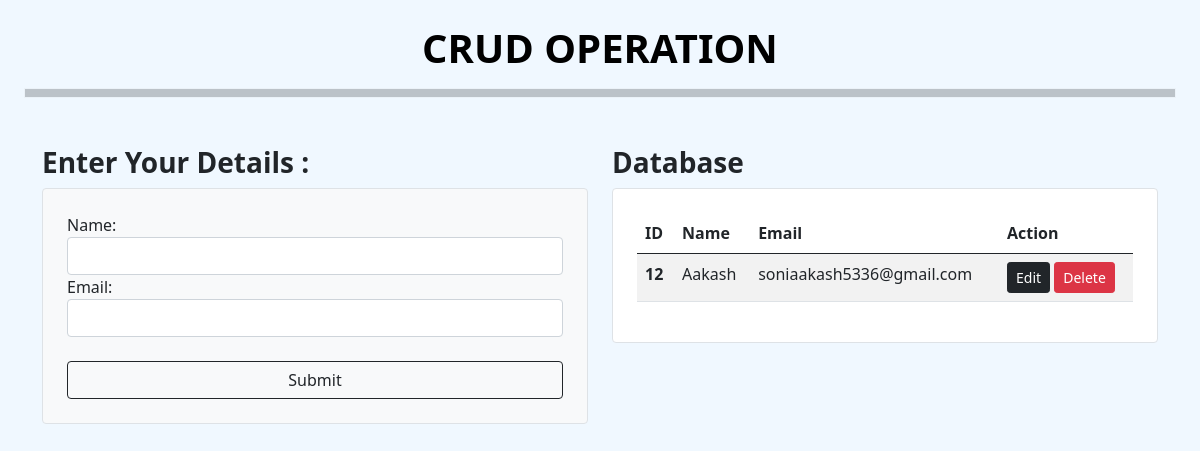
The app's page /, older data.
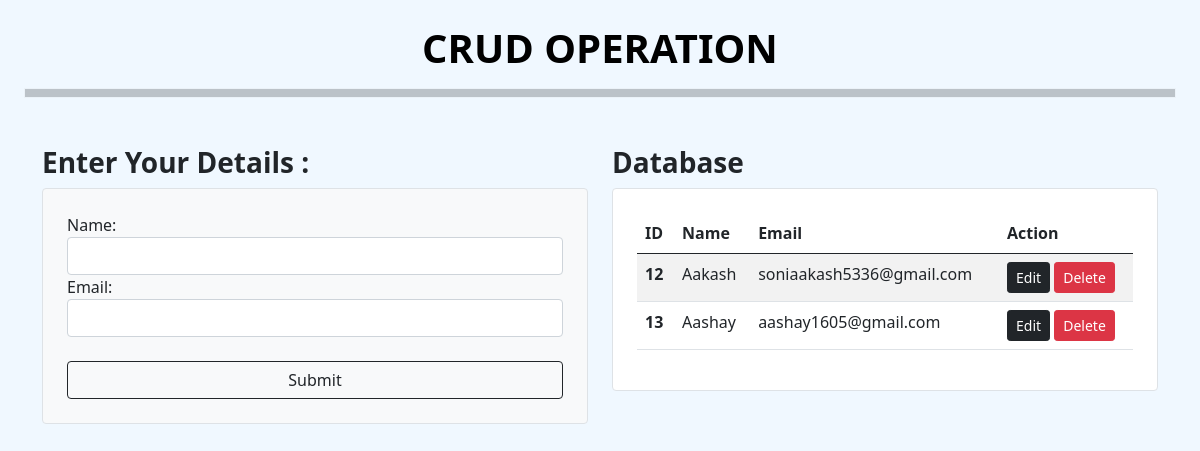
The same page, newer data.
### core/models.py (models this page shows)
class Crud(models.Model):
    name=models.CharField(max_length=60)
    Email=models.EmailField(max_length=70)

### core/views.py (the view)
# urls.py: path('',views.base,name='base'),
def base(request):
    if request.method == 'POST':
        crud=Crudform(request.POST)
        if crud.is_valid():
            crud.save()
            messages.success(request, "Record added successfully!")
        return redirect('base')
    else:
        crud=Crudform()
        cd=Crud.objects.all()
        return render (request,'core/base.html',{'crud':crud,'cd':cd})

### core/forms.py
class Crudform(forms.ModelForm):
    class Meta:
        model=Crud
        fields='__all__'
        widgets={
            'name':forms.TextInput(attrs={'class':'form-control col-auto'}),
            'Email':forms.EmailInput(attrs={'class':'form-control'})
        }

### core/templates/core/base.html (shortened to what this page needs)
<!--{% load static %}
{% load static %}
<!DOCTYPE html>
<html lang="en">
<head>
    <link rel="stylesheet" href="{% static 'core/css/bootstrap.min.css' %}">
    <link rel="stylesheet" href="{% static 'core/css/core.css' %}">
</head>
<body>
    <h1 class="text-center mt-4" style='font-weight:bolder; color:black;'>CRUD OPERATION</h1>
    <hr class='ms-4 me-4 p-1 border dashed bg-dark' >
    <div class="container mt-5">
            <div class="row">
            <div class="col-md-6">
                <h3> <strong>Enter Your Details :</strong></h3>
                <div class="p-4 border rounded bg-light">
                    <form action="" method="POST">
                        {{ crud }}
                        <br>
                        <button type="submit" id="submit" class="btn btn-outline-dark w-100">Submit</button>
                    </form>
                </div>
            </div>
            <div class="col-md-6">
                <h3 id="db"> <strong>Database</strong></h3>
                <div class="p-4 border rounded bg-white">
                    <table class="table table-striped">
                        <thead class="thead-dark">
                            <tr>
                                <th scope="col">ID</th>
                                <th scope="col">Name</th>
                                <th scope="col">Email</th>
                                <th scope="col">Action</th>
                            </tr>
                        </thead>
                        <tbody>
                            {% for c in cd %}
                            <tr>
                                <th scope="row">{{ c.id }}</th>
                                <td>{{ c.name }}</td>
                                <td>{{ c.Email }}</td>
                                <td>
                                    <a href="{% url "update" c.id %}" class="btn btn-sm btn-dark">Edit</a>
                                    <form action="{% url "delete" c.id  %}" method="POST" class='d-inline'>
                                        <input type="submit" value='Delete' class='btn btn-sm btn-danger'>
                                    </form>
                                </td>
                            </tr>
                            {% endfor %}
                        </tbody>
                    </table>
                </div>
            </div>
        </div>
    </div>
</body>
</html>

Row changes from the older to the newer data that the page shows:
added Crud: id "13", name "Aashay", Email "aashay1605@gmail.com"
